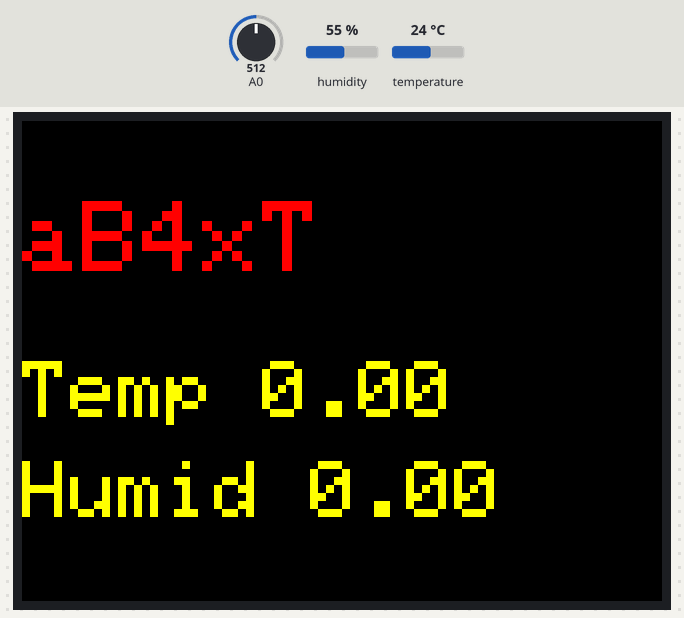
A sketch run on a simulated ESP8266 (NodeMCU). Parts: 320×240 colour display. The test bench sets the inputs (shaded band); at power-on: temperature 24 °C, humidity 55 %, A0 = 512. WiFi joins after 1.5 s; servers stay silent unless stated; network time is answered at once with the bench clock; uploads are accepted with an empty reply; the local clock reads 2024-03-15 10:24:30 at power-on unless the sketch sets it; what the sketch prints to the serial monitor is not drawn.

Above: at 2.9 s.
3.0 s: temperature set to 28 °C
At 8.4 s:
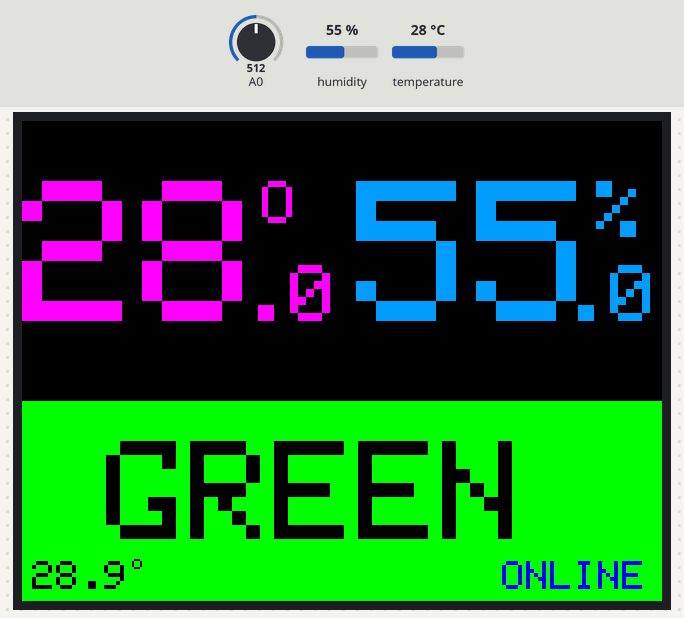
10.7 s: humidity set to 29 %
At 13.4 s:
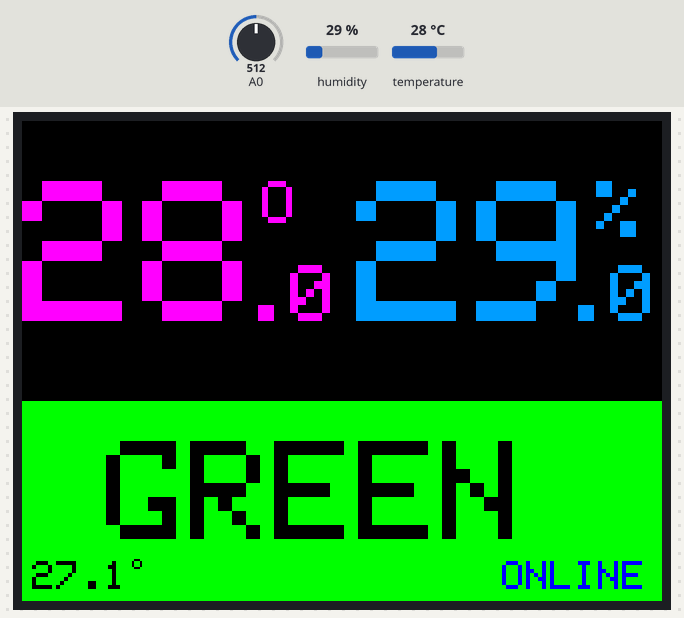
18.4 s: humidity set to 26 %
At 23.5 s:
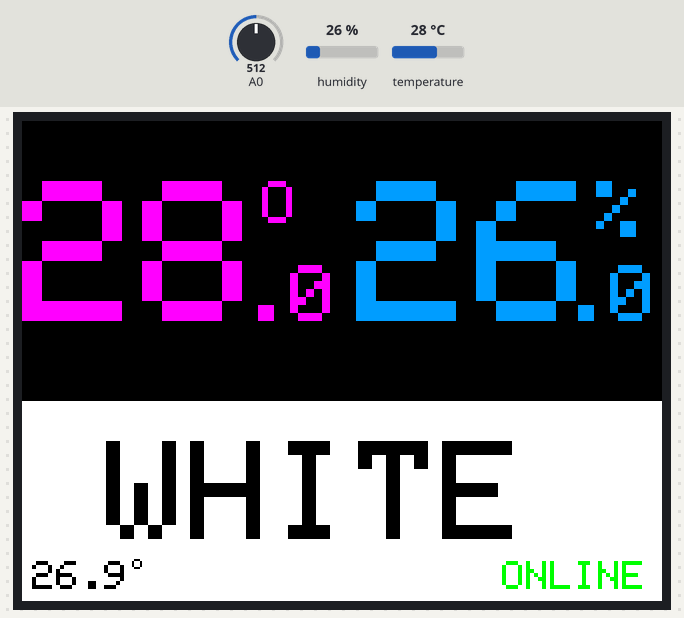
26.1 s: temperature set to 41 °C
At 28.4 s:
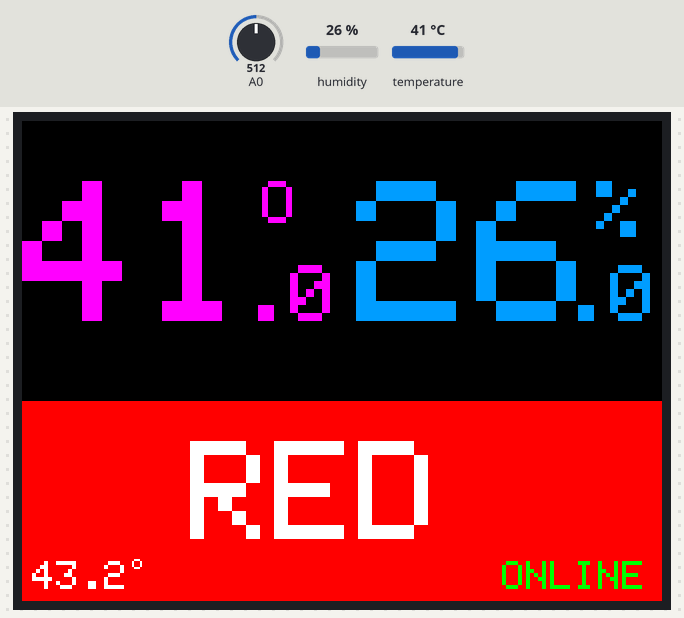
33.8 s: humidity set to 68 %
At 38.3 s:
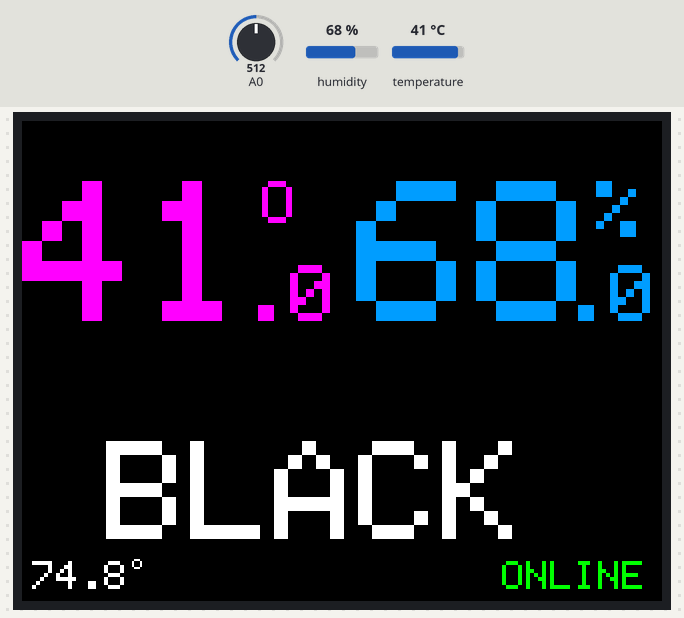
41.5 s: temperature set to 31 °C
At 44.5 s:
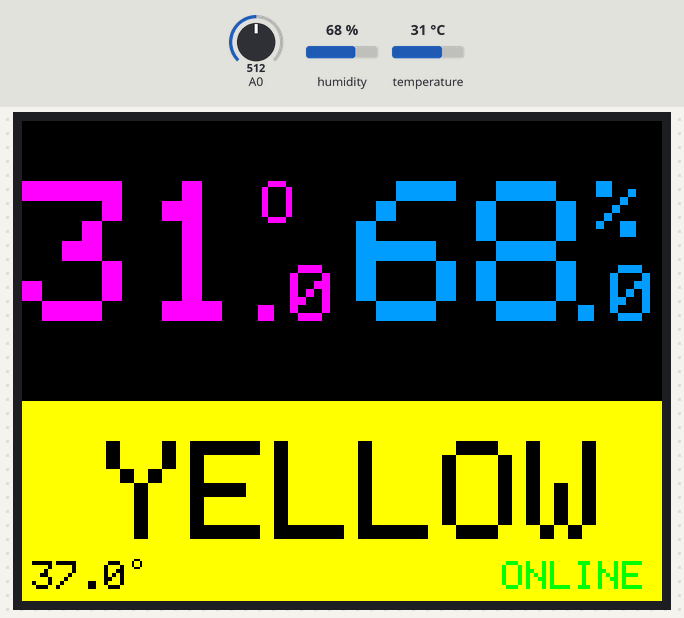
Timing chart, 0 to 46.0 s (numbered marks = the images above; inputs shaded):
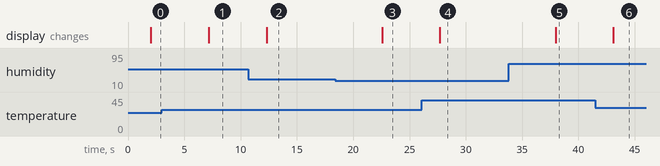

The sketch:

HT-2025.ino
```cpp
/*Connect
HT22
HT22 <---> D1
VCC <---> 3V3,
GND <---> GND

LED2.4Display
LED <---> 3V3
CS  <---> D2
RST <---> D3
D/C <---> D4
MOSI <---> D7
SCK <---> D5
VCC <---> 3V3
GND <---> GND
*/

#include <WiFiManager.h> // https://github.com/tzapu/WiFiManager
#include <WiFiUdp.h>
#include "DHT.h"
#include <Adafruit_GFX.h>    // Core graphics library
#include <Adafruit_ST7789.h> // Hardware-specific library for ST7789
#include <SPI.h>
#include <ESP8266HTTPClient.h>
#include <WiFiClientSecureBearSSL.h>
#include <NTPClient.h>
#include <ArduinoJson.h>

String DEVICE_ID = "aB4xT";  //edit=====================================
#define SCREEN_VERSION 1    //edit=====================================

// ======= FastAPI base URL (ใช้ตัวนี้ตัวเดียว) =======
const char* FASTAPI_BASE = "https://ht-2025.onrender.com";

// ======= interval ส่งเข้า /history ทุก 10 นาที =======
const unsigned long INTERVAL_SEC = 10UL * 60UL;

#define TFT_CS   D2
#define TFT_RST  D3
#define TFT_DC   D4
#define DHTPIN   D1
#define DHTTYPE  DHT22

#if SCREEN_VERSION == 1
  #define ST77XX_B    0X04FF
  #define ST77XX_M    0XF81F
  #define ST77XX_CYAN 0X07FF
#elif SCREEN_VERSION == 2
  #define ST77XX_B      0X04FF
  #define ST77XX_M      0x07E0
  #define ST77XX_BLACK  0xFFFF
  #define ST77XX_RED    0xFFE0
  #define ST77XX_GREEN  0xF81F
  #define ST77XX_WHITE  0x0000
  #define ST77XX_BLUE   0xF800
  #define ST77XX_CYAN   0x07FF
  #define ST77XX_MAGENTA 0xF81F
#endif

bool firsttime = true;
float humid, temp, hic, water, pm25;
int train, rest, timestamp;
String flag, status;

float adjust_temp  = 0;
float adjust_humid = 0;

const long offsetTime = 25200;       // 7 * 60 * 60 (TH time zone)
String UNIT;

// ไม่ใช้แล้ว (Google Sheet / LINE)
// String LINE_TOKEN1, LINE_TOKEN2, LINE_TOKEN3;
// float adjust_pm25 = 0;
// String sheet_api = "";
// String url1, url2;
bool SEND_DATA = false;
String message;

WiFiUDP ntpUDP;
Adafruit_ST7789 tft = Adafruit_ST7789(TFT_CS, TFT_DC, TFT_RST);
DHT dht(DHTPIN, DHTTYPE);
WiFiManager wm;
NTPClient timeClient(ntpUDP, "pool.ntp.org", offsetTime);

// --------------------------------------------------
// Helper parse JSON config จาก /config
// --------------------------------------------------
void parseJsonString(String text) {
  StaticJsonDocument<512> doc;  // เผื่อใหญ่หน่อย

  DeserializationError error = deserializeJson(doc, text);
  if (error) {
    Serial.print(F("deserializeJson() failed: "));
    Serial.println(error.f_str());
    return;
  }

  // structure ที่ FastAPI /config ส่งกลับมา (ตามที่เราออกแบบ)
  // {
  //   "success": true,
  //   "id": "S004",
  //   "unit": "...",
  //   "adj_temp": 0.0,
  //   "adj_humid": 0.0
  // }

  UNIT        = doc["unit"]     | String("");
  adjust_temp = doc["adj_temp"] | 0.0f;
  adjust_humid= doc["adj_humid"]| 0.0f;

  Serial.println("== Parsed config from /config ==");
  Serial.print("UNIT: ");        Serial.println(UNIT);
  Serial.print("adj_temp: ");    Serial.println(adjust_temp);
  Serial.print("adj_humid: ");   Serial.println(adjust_humid);
}

// --------------------------------------------------
// ดึง config จาก FastAPI: GET /config?id=DEVICE_ID
// --------------------------------------------------
void read_config_from_api() {
  std::unique_ptr<BearSSL::WiFiClientSecure> client(new BearSSL::WiFiClientSecure);
  client->setInsecure();
  HTTPClient https1;

  String url = String(FASTAPI_BASE) + "/config?id=" + DEVICE_ID;

  Serial.println("Reading config from FastAPI...");
  Serial.println(url);

  https1.begin(*client, url);
  https1.setFollowRedirects(HTTPC_STRICT_FOLLOW_REDIRECTS);
  int httpCode = https1.GET();

  Serial.print("HTTP Status Code (config): ");
  Serial.println(httpCode);

  if (httpCode <= 0) {
    Serial.println("Error on HTTP request (config)");
    https1.end();
    return;
  }

  String payload = https1.getString();
  Serial.println("Config payload: " + payload);

  if (httpCode == 200) {
    message = payload;
    parseJsonString(message);
  }

  https1.end();
}

// --------------------------------------------------
// POST /history ไปที่ FastAPI
// --------------------------------------------------
int post_history_api(String device_id, float temp, float humid, float hic, String flag_lower) {
  std::unique_ptr<BearSSL::WiFiClientSecure> client(new BearSSL::WiFiClientSecure);
  client->setInsecure();
  HTTPClient https;

  String url = String(FASTAPI_BASE) + "/history";
  Serial.println("POST " + url);

  if (https.begin(*client, url)) {
    // ใช้ epoch จาก NTP เป็น timestamp (ฝั่ง FastAPI รองรับเลข timestamp อยู่แล้ว)
    unsigned long epoch = timeClient.getEpochTime();

    String p = "{";
    p += "\"id\":\"" + device_id + "\",";
    p += "\"temp\":" + String(temp, 2) + ",";
    p += "\"humid\":" + String(humid, 2) + ",";
    p += "\"hic\":" + String(hic, 2) + ",";
    p += "\"flag\":\"" + flag_lower + "\",";
    p += "\"timestamp\":\"" + String(epoch) + "\"";
    p += "}";

    https.addHeader("Content-Type", "application/json");
    int httpResponseCode = https.POST(p);
    String content = https.getString();

    Serial.print("\nhttpResponseCode: ");
    Serial.println(httpResponseCode);
    Serial.print("content: ");
    Serial.println(content);

    https.end();
    return httpResponseCode;
  } else {
    Serial.printf("[HTTPS] Unable to connect\n");
    return -1;
  }
}

// --------------------------------------------------
// ฟังก์ชันวาดค่าบนหน้าจอ
// --------------------------------------------------
void updateScreen(String flag, float temp, float humid, String status, int bat_percentage) {
  tft.fillScreen(ST77XX_BLACK);

  if (status == "online") {
    tft.setTextColor(ST77XX_M);
  } else {
    tft.setTextColor(ST77XX_RED);
  }

  if (temp == -99) {
    tft.setTextColor(ST77XX_BLACK);
  }

  tft.setCursor(0, 30);
  tft.setTextSize(10);
  tft.print(String(int(floor(temp))));
  tft.setTextSize(3);
  tft.print("O");

  tft.setTextColor(ST77XX_B);
  if (temp == -99) {
    tft.setTextColor(ST77XX_BLACK);
  }

  tft.setCursor(167, 30);
  tft.setTextSize(10);
  tft.print(String(int(floor(humid))));
  tft.setTextSize(4);
  tft.print("%");

  tft.setTextSize(4);
  tft.setCursor(110, 72);

  if (status == "online") {
    tft.setTextColor(ST77XX_M);
  } else {
    tft.setTextColor(ST77XX_RED);
  }
  if (temp == -99) {
    tft.setTextColor(ST77XX_BLACK);
  }
  tft.print("." + String(int(10 * (temp - floor(temp)))));

  tft.setCursor(270, 72);
  tft.setTextColor(ST77XX_B);
  if (temp == -99) {
    tft.setTextColor(ST77XX_BLACK);
  }
  tft.print("." + String(int(10 * (humid - floor(humid)))));

  tft.setCursor(0, 160);
  tft.setTextSize(7);

  if (flag == "GREEN") {
    tft.fillRect(0, 140, 350, 140, ST77XX_GREEN);  //bg
    tft.setTextColor(ST77XX_BLACK); //text
    tft.println(" GREEN ");
  } else if (flag == "RED") {
    tft.fillRect(0, 140, 350, 140, ST77XX_RED);
    tft.setTextColor(ST77XX_WHITE);
    tft.println("  RED  ");
  } else if (flag == "YELLOW") {
    tft.fillRect(0, 140, 350, 140, ST77XX_YELLOW);
    tft.setTextColor(ST77XX_BLACK);
    tft.println(" YELLOW ");
  } else if (flag == "BLACK") {
    tft.fillRect(0, 140, 350, 140, ST77XX_BLACK);
    tft.setTextColor(ST77XX_WHITE);
    tft.println(" BLACK ");
  } else if (flag == "WHITE") {
    tft.fillRect(0, 140, 350, 140, ST77XX_WHITE);
    tft.setTextColor(ST77XX_BLACK);
    tft.println(" WHITE ");
  }

  tft.setCursor(5, 220);
  tft.setTextSize(2);
  tft.println(String(hic, 1));
  tft.setTextSize(1);
  tft.setCursor(55, 217);
  tft.print("o");

  if (status == "online") {
    tft.setCursor(240, 220);
    if (flag == "GREEN") {
      tft.setTextColor(ST77XX_BLUE);
    } else {
      tft.setTextColor(ST77XX_GREEN);
    }
  } else {
    tft.setCursor(230, 220);
    if (flag == "RED") {
      tft.setTextColor(ST77XX_BLACK);
    } else {
      tft.setTextColor(ST77XX_RED);
    }
  }
  if (status == "severfail") {
    tft.setCursor(210, 220);
  }
  tft.setTextSize(2);
  String s = status;
  s.toUpperCase();
  tft.print(s);
}

// --------------------------------------------------
// setup
// --------------------------------------------------
void setup() {
  Serial.begin(115200);

  dht.begin();

  // setup screen
  if (SCREEN_VERSION == 1) {
    tft.init(240, 320);
    tft.invertDisplay(false);
    tft.setRotation(3);
  } else if (SCREEN_VERSION == 2) {
    tft.init(240, 320);
    tft.setRotation(1);
  }

  tft.fillScreen(ST77XX_BLACK);
  tft.setTextColor(ST77XX_RED);
  tft.setCursor(0, 40);
  tft.setTextSize(5);
  tft.println(DEVICE_ID);

  WiFi.mode(WIFI_STA);

  wm.setConfigPortalBlocking(false);
  wm.setConfigPortalTimeout(60);

  if (wm.autoConnect("AutoConnectAP")) {
    Serial.println("connected...yeey :)");
  } else {
    Serial.println("Configportal running");
  }
}

// --------------------------------------------------
// loop
// --------------------------------------------------
void loop() {
  int bat_percentage = analogRead(A0);
  Serial.print("Battery Percent (raw A0): ");
  Serial.println(bat_percentage);

  // ครั้งแรกที่ต่อ WiFi ได้ → ไปดึง config จาก FastAPI
  if (WiFi.status() == WL_CONNECTED && firsttime == true) {
    firsttime = false;
    timeClient.begin();

    // GET CONFIG จาก FastAPI
    read_config_from_api();

    // show config on screen
    tft.fillScreen(ST77XX_BLACK);
    tft.setTextColor(ST77XX_RED);
    tft.setCursor(0, 40);
    tft.setTextSize(5);
    tft.println(DEVICE_ID);

    tft.setTextColor(ST77XX_YELLOW);
    tft.setTextSize(4);
    tft.setCursor(0, 120);
    String s = "";
    if (adjust_temp > 0) {
      s = "+";
    }
    tft.println("Temp " + s + String(adjust_temp));
    tft.setCursor(0, 170);
    s = "";
    if (adjust_humid > 0) {
      s = "+";
    }
    tft.println("Humid " + s + String(adjust_humid));

    delay(5000);
  }

  // read DHT
  humid = dht.readHumidity() + adjust_humid;
  temp  = dht.readTemperature() + adjust_temp;

  if (isnan(humid) || isnan(temp)) {
    humid = -99;
    temp  = -99;
    hic   = -99;
  } else {
    hic = dht.computeHeatIndex(temp, humid, false);
  }

  // คำนวณ flag / water / train / rest
  if (hic == -99) {
    flag  = "none";
    water = -1;
    train = -1;
    rest  = -1;
  } else if (hic < 27) {
    flag  = "WHITE";
    water = 0.5;
    train = 60;
    rest  = 0;
  } else if (hic < 32) {
    flag  = "GREEN";
    water = 1.5;
    train = 50;
    rest  = 10;
  } else if (hic < 41) {
    flag  = "YELLOW";
    water = 1;
    train = 45;
    rest  = 15;
  } else if (hic < 55) {
    flag  = "RED";
    water = 1;
    train = 30;
    rest  = 30;
  } else {
    flag  = "BLACK";
    water = 1;
    train = 20;
    rest  = 40;
  }

  Serial.print("temp: ");        Serial.println(temp);
  Serial.print("humid: ");       Serial.println(humid);
  Serial.print("adjust_temp: "); Serial.println(adjust_temp);
  Serial.print("adjust_humid: ");Serial.println(adjust_humid);

  if (WiFi.status() == WL_CONNECTED) {
    status = "online";
    timeClient.update();
    Serial.print("timeClient.getMinutes(): ");
    Serial.println(timeClient.getMinutes());

    // ส่งเข้า FastAPI ทุก ๆ 10 นาที (นาทีหาร 10 ลงตัว) ใช้ SEND_DATA กันยิงซ้ำ
    if (SEND_DATA == false && timeClient.getMinutes() % 10 == 0) {
      // flag ส่งเข้า API เป็นตัวเล็ก
      String flag_lower = flag;
      flag_lower.toLowerCase();

      int httpResponseCode = post_history_api(DEVICE_ID, temp, humid, hic, flag_lower);
      if (httpResponseCode <= 0 || (httpResponseCode != 200 && httpResponseCode != 201)) {
        status = "severfail";  // ตัวสะกดเดิมในโค้ด :)
      }
      SEND_DATA = true;
    }

    // ถ้านาทีไม่ใช่เลขหาร 10 ลงตัวแล้ว → reset ให้สามารถยิงรอบถัดไปได้
    if (timeClient.getMinutes() % 10 != 0) {
      SEND_DATA = false;
    }
  } else {
    status = "offline";
  }

  // อัปเดตหน้าจอ
  updateScreen(flag, temp, humid, status, bat_percentage);

  wm.process();
  delay(5000);
}
```

Measured:
- the behaviour switches between 28 and 27 % on humidity (found by bisection; images 2 and 3)
- after the input at 3.0 s, the display: changes after 4.2 s (image 1)
- after the input at 10.7 s, the display: changes after 1.6 s (image 2)
- after the input at 18.4 s, the display: changes after 4.2 s (image 3)
- after the input at 26.1 s, the display: changes after 1.6 s (image 4)
- after the input at 33.8 s, the display: changes after 4.2 s (image 5)
- after the input at 41.5 s, the display: changes after 1.6 s (image 6)
